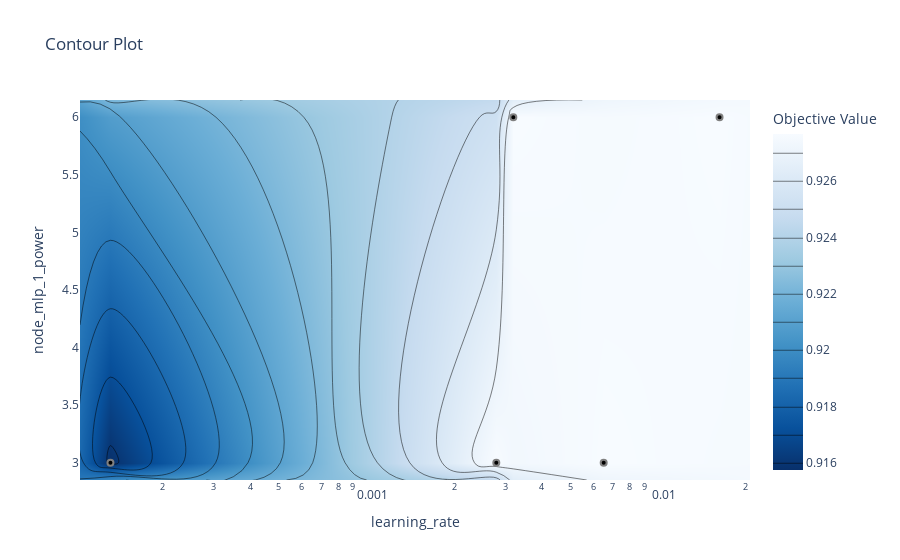

Here is the notebook cell this chart was saved with:
### Code cell
# plot the estimated accuracy surface over hyperparameters:
fig = optuna.visualization.plot_contour(study9, params=['learning_rate', 'node_mlp_1_power'])
fig.show()

### Figure 1 — Plotly figure (JSON) as saved in the notebook; plotly's stock layout.template omitted (floating-point values rounded to 4 significant figures)
{"data": [{"colorbar": {"title": {"text": "Objective Value"}}, "colorscale": [[0, "rgb(247,251,255)"], [0.125, "rgb(222,235,247)"], [0.25, "rgb(198,219,239)"], [0.375, "rgb(158,202,225)"], [0.5, "rgb(107,174,214)"], [0.625, "rgb(66,146,198)"], [0.75, "rgb(33,113,181)"], [0.875, "rgb(8,81,156)"], [1, "rgb(8,48,107)"]], "connectgaps": true, "contours": {"coloring": "heatmap"}, "hoverinfo": "none", "line": {"smoothing": 1.3}, "reversescale": true, "type": "contour", "x": [0.0001041, 0.0001324, 0.002792, 0.003195, 0.006524, 0.0163, 0.02073], "y": [2.85, 3, 6, 6.15], "z": [[null, null, null, null, null, null, null], [null, 0.9157, 0.9277, null, 0.9277, null, null], [null, null, null, 0.9277, null, 0.9277, null], [null, null, null, null, null, null, null]]}, {"marker": {"color": "black", "line": {"color": "Grey", "width": 2}}, "mode": "markers", "showlegend": false, "type": "scatter", "x": [0.0163, 0.003195, 0.006524, 0.002792, 0.0001324], "y": [6, 6, 3, 3, 3]}], "layout": {"title": {"text": "Contour Plot"}, "xaxis": {"range": [-3.983, -1.683], "title": {"text": "learning_rate"}, "type": "log"}, "yaxis": {"range": [2.85, 6.15], "title": {"text": "node_mlp_1_power"}}}}
